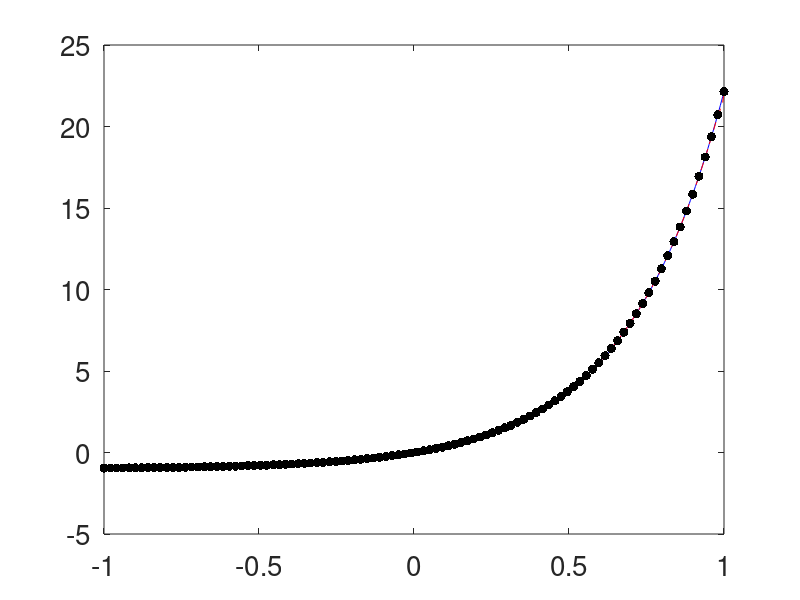

Source code (MATLAB):
%Cones and Kernel Approximation for Guarantees
%% Preliminaries
clear all
close all
format compact
set(0,'defaultaxesfontsize',20,'defaulttextfontsize',20)
theta=pi;
testfun=@(x) exp(theta*x)-1;
%testfun=@(x) (x.^2/2-1/8).*(x>1/2);
tau=2;
epsilon = 1e-2;

%% Kernel
a=.5;
%b=.9;
bp2 = @(x) x.^2-x+1/6;
bp4 = @(x) x.^4-2*x.^3+x.^2-1/30;
kernel=@(x,t) 1-a+a*6*(bp2(abs(bsxfun(@plus,acos(x),acos(t')))/(2*pi))+bp2(abs(bsxfun(@minus,acos(x),acos(t')))/(2*pi)));

%% Data and spline approximation
n=100
xnode=linspace(-1,1,n)';
Kmat=kernel(xnode,xnode);
condK=cond(Kmat)
y=testfun(xnode);
c=Kmat\y;
splinef=@(x) kernel(x,xnode)*c;

%% Plot of test function and spline
nplot=500;
xplot=linspace(-1,1,nplot)';
plot(xplot,testfun(xplot),'b-',...
    xplot,splinef(xplot),'r--',...
    xnode,y,'k.','markersize',20,...
    'linewidth',3)
ntest=1000;
xtest=linspace(-1,1,ntest)';

%% Root mean square error
error2=sqrt(mean((testfun(xtest)-splinef(xtest)).^2))
error_sup=max(abs(testfun(xtest)-splinef(xtest)))
%normHsplinef=sqrt(c'*y)
Ktildemat = (1-a)^2-12*a^2*(bp4(abs(bsxfun(@plus,acos(xnode),acos(xnode')))/(2*pi))+bp4(abs(bsxfun(@minus,acos(xnode),acos(xnode')))/(2*pi)));
condKtilde=cond(Ktildemat)
traceKK=trace(Ktildemat/Kmat)
Herrbd=sqrt(1-traceKK)
%guesserrest=Herrbd*normHsplinef

%% Algorithm 1 Stage 1
normTsplinef=sqrt(c'*Ktildemat*c)
ErrBound = tau*Herrbd*normTsplinef/(1-tau*Herrbd)
